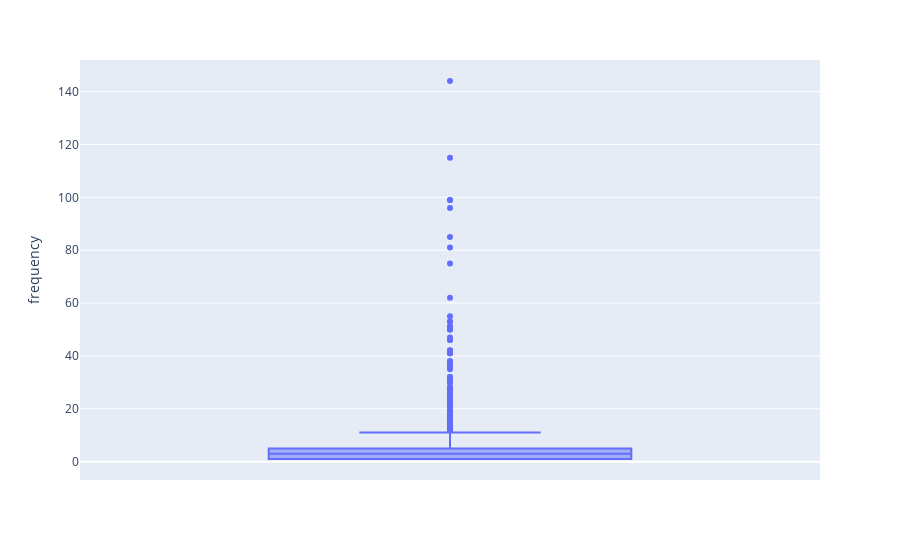

Notebook code cell kept with this figure:
### Code cell
fig = px.box(rfm_data, y="frequency")
fig.show()

### Figure 1 — Plotly figure (JSON) as saved in the notebook; plotly's stock layout.template omitted (floating-point values rounded to 4 significant figures; data arrays with more than 128 entries replaced by an {"elided": "..."} marker saying what was removed)
{"data": [{"alignmentgroup": "True", "hovertemplate": "frequency=%{y}<extra></extra>", "legendgroup": "", "marker": {"color": "#636efa"}, "name": "", "notched": false, "offsetgroup": "", "orientation": "v", "showlegend": false, "type": "box", "x0": " ", "xaxis": "x", "y": {"elided": "4383 int values"}, "y0": " ", "yaxis": "y"}], "layout": {"boxmode": "group", "legend": {"tracegroupgap": 0}, "margin": {"t": 60}, "xaxis": {"anchor": "y", "domain": [0, 1]}, "yaxis": {"anchor": "x", "domain": [0, 1], "title": {"text": "frequency"}}}}
